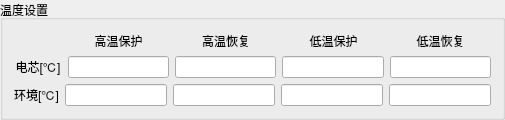
                            <widget class="QGroupBox" name="groupBox_25">
                             <property name="minimumSize">
                              <size>
                               <width>505</width>
                               <height>120</height>
                              </size>
                             </property>
                             <property name="maximumSize">
                              <size>
                               <width>505</width>
                               <height>120</height>
                              </size>
                             </property>
                             <property name="title">
                              <string>温度设置</string>
                             </property>
                             <layout class="QVBoxLayout" name="verticalLayout_47">
                              <property name="topMargin">
                               <number>12</number>
                              </property>
                              <item>
                               <layout class="QHBoxLayout" name="horizontalLayout_165">
                                <item>
                                 <widget class="QLabel" name="label_239">
                                  <property name="minimumSize">
                                   <size>
                                    <width>48</width>
                                    <height>0</height>
                                   </size>
                                  </property>
                                  <property name="maximumSize">
                                   <size>
                                    <width>48</width>
                                    <height>16777215</height>
                                   </size>
                                  </property>
                                  <property name="text">
                                   <string/>
                                  </property>
                                  <property name="alignment">
                                   <set>Qt::AlignCenter</set>
                                  </property>
                                 </widget>
                                </item>
                                <item>
                                 <widget class="QLabel" name="label_240">
                                  <property name="text">
                                   <string>高温保护</string>
                                  </property>
                                  <property name="alignment">
                                   <set>Qt::AlignCenter</set>
                                  </property>
                                 </widget>
                                </item>
                                <item>
                                 <widget class="QLabel" name="label_241">
                                  <property name="text">
                                   <string>高温恢复</string>
                                  </property>
                                  <property name="alignment">
                                   <set>Qt::AlignCenter</set>
                                  </property>
                                 </widget>
                                </item>
                                <item>
                                 <widget class="QLabel" name="label_242">
                                  <property name="text">
                                   <string>低温保护</string>
                                  </property>
                                  <property name="alignment">
                                   <set>Qt::AlignCenter</set>
                                  </property>
                                 </widget>
                                </item>
                                <item>
                                 <widget class="QLabel" name="label_243">
                                  <property name="text">
                                   <string>低温恢复</string>
                                  </property>
                                  <property name="alignment">
                                   <set>Qt::AlignCenter</set>
                                  </property>
                                 </widget>
                                </item>
                               </layout>
                              </item>
                              <item>
                               <layout class="QHBoxLayout" name="horizontalLayout_166">
                                <item>
                                 <widget class="QLabel" name="label_244">
                                  <property name="minimumSize">
                                   <size>
                                    <width>48</width>
                                    <height>0</height>
                                   </size>
                                  </property>
                                  <property name="text">
                                   <string>电芯[℃]</string>
                                  </property>
                                  <property name="alignment">
                                   <set>Qt::AlignCenter</set>
                                  </property>
                                 </widget>
                                </item>
                                <item>
                                 <widget class="QLineEdit" name="lineEdit_109">
                                  <property name="alignment">
                                   <set>Qt::AlignCenter</set>
                                  </property>
                                 </widget>
                                </item>
                                <item>
                                 <widget class="QLineEdit" name="lineEdit_110">
                                  <property name="alignment">
                                   <set>Qt::AlignCenter</set>
                                  </property>
                                 </widget>
                                </item>
                                <item>
                                 <widget class="QLineEdit" name="lineEdit_111">
                                  <property name="alignment">
                                   <set>Qt::AlignCenter</set>
                                  </property>
                                 </widget>
                                </item>
                                <item>
                                 <widget class="QLineEdit" name="lineEdit_112">
                                  <property name="alignment">
                                   <set>Qt::AlignCenter</set>
                                  </property>
                                 </widget>
                                </item>
                               </layout>
                              </item>
                              <item>
                               <layout class="QHBoxLayout" name="horizontalLayout_167">
                                <item>
                                 <widget class="QLabel" name="label_245">
                                  <property name="text">
                                   <string>环境[℃]</string>
                                  </property>
                                  <property name="alignment">
                                   <set>Qt::AlignCenter</set>
                                  </property>
                                 </widget>
                                </item>
                                <item>
                                 <widget class="QLineEdit" name="lineEdit_113">
                                  <property name="alignment">
                                   <set>Qt::AlignCenter</set>
                                  </property>
                                 </widget>
                                </item>
                                <item>
                                 <widget class="QLineEdit" name="lineEdit_114">
                                  <property name="alignment">
                                   <set>Qt::AlignCenter</set>
                                  </property>
                                 </widget>
                                </item>
                                <item>
                                 <widget class="QLineEdit" name="lineEdit_115">
                                  <property name="alignment">
                                   <set>Qt::AlignCenter</set>
                                  </property>
                                 </widget>
                                </item>
                                <item>
                                 <widget class="QLineEdit" name="lineEdit_116">
                                  <property name="alignment">
                                   <set>Qt::AlignCenter</set>
                                  </property>
                                 </widget>
                                </item>
                               </layout>
                              </item>
                             </layout>
                            </widget>
